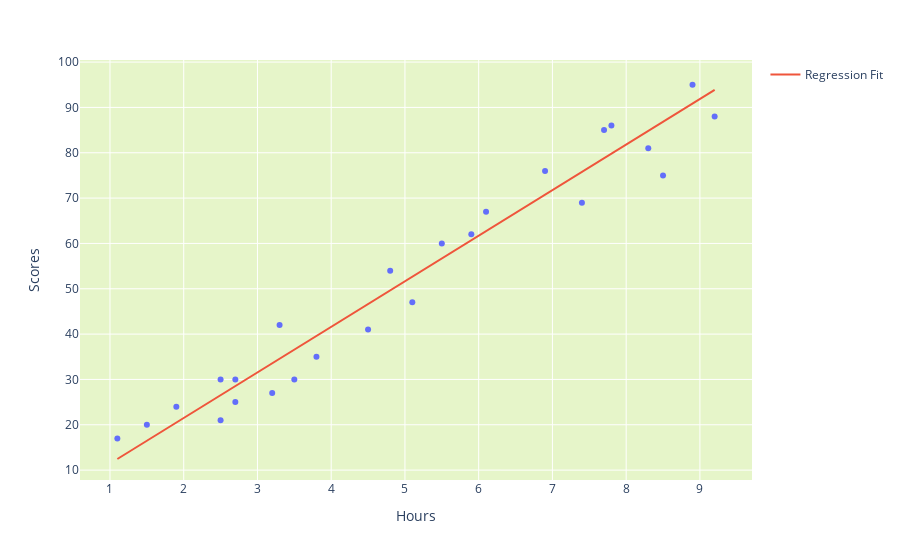

The cell this chart's notebook holds for it:
### Code cell
#scatter plot for the test data
fig = px.scatter(df, x="Hours", y="Scores" )
#plotting the regression line
x_range = np.linspace(X.min(), X.max(), 100)
y_range = SLRmodel.predict(x_range.reshape(-1, 1))
fig.add_traces(go.Scatter(x=x_range, y=y_range, name='Regression Fit'))
fig.update_layout(plot_bgcolor="rgb(230,245,201)")
fig.show()
